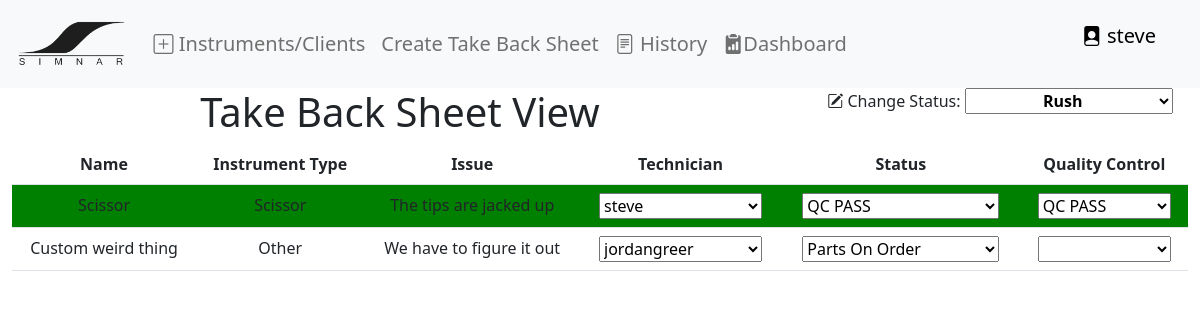
Page /workOrderView/36/ (signed in) on the committed database.
### invoice/models.py (models this page shows, shortened)
class WorkOrders(models.Model):
    STATUS_CHOICES = [
        ('Waiting_on_Assignment', 'Waiting on Assignment'),
        ('Being_Worked_On', 'Being Worked On'),
        ('Ready', 'Ready'),
        ('Delivered', 'Delivered'),
        ('Rush', 'Rush'),
    ]
    workOrder_num = models.AutoField(primary_key=True)
    client = models.ForeignKey(Client, on_delete=models.CASCADE)
    workOrder_date = models.DateField()
    items = models.ManyToManyField(Product, through='WorkorderItem', blank=True)
    status = models.CharField(max_length=25, choices=STATUS_CHOICES, default="Waiting_on_Assignment")
    created_at = models.DateTimeField(auto_now_add=True)
    is_rush = models.BooleanField(default=False)
    return_by = models.DateField(null=True, default=None)
    quote_required = models.BooleanField(default=False)
    specialInstructions = models.CharField(max_length=250, default="", null=True, blank=True)
    created_by = models.CharField(max_length=100, blank=True, null=True)
    color = models.CharField(max_length=100, blank=True, null=True)
    account_contact = models.ForeignKey(ClientContact, on_delete=models.CASCADE, null=True, blank=True)

class WorkOrderItem(models.Model):
    STATUS_CHOICES = [
        ('Waiting_on_Assignment', 'Waiting on Assignment'),
        ('Checked_Out', 'Checked Out'),
        ('Needs_QC', 'Needs QC'),
        ('Parts_On_Order', 'Parts On Order'),
        ('QC_PASS', 'QC PASS'),
        ('QC_FAIL', 'QC FAIL'),
    ]
    QC_STATUS_CHOICES = [
        ('QC_FAIL', 'QC FAIL'),
        ('QC_PASS', 'QC PASS'),
        ('WAITING_QC', 'Waiting On QC'),
        ('NO_QC', '')
    ]
    workOrder = models.ForeignKey(WorkOrders, on_delete=models.CASCADE)
    product = models.ForeignKey(Product, on_delete=models.CASCADE, blank=True, null=True)
    quantity = models.PositiveIntegerField(default=1)
    created_at = models.DateTimeField(auto_now_add=True)
    created_by = models.CharField(max_length=100, blank=True, null=True)
    last_updated_at = models.DateTimeField(auto_now=True)
    description = models.TextField(max_length=35, blank=True, null=True)
    issue = models.TextField(max_length=125, blank=True, null=True)
    mfgnum = models.CharField(max_length=50, blank=True, null=True)
    number = models.CharField(max_length=10, default="", blank=True, null=True)
    status = models.CharField(max_length=25, choices=STATUS_CHOICES, default="Waiting_on_Assignment")
    qc = models.CharField(max_length=20, choices=QC_STATUS_CHOICES, default="NO_QC")
    color = models.ForeignKey(Color, on_delete=models.CASCADE, blank=True, null=True)
    custom_product_name = models.CharField(max_length=200, blank=True, null=True)
    custom_product_description = models.TextField(max_length=100, blank=True, null=True)
    custom_product_price = models.DecimalField(max_digits=10, decimal_places=2, blank=True, null=True)
    technician = models.ForeignKey(User, on_delete=models.CASCADE, null=True, blank=True)

class Product(models.Model):
    name = models.CharField(max_length=100)
    description = models.TextField()
    price = models.DecimalField(max_digits=10, decimal_places=2)
    product_type = models.ForeignKey(ProductType, on_delete=models.CASCADE)
    created_by = models.CharField(max_length=100, blank=True, null=True)
    color = models.ForeignKey(Color, on_delete=models.CASCADE, blank=True, null=True) # i need to get rid of this?
    def __str__(self):
        return self.name

### trackingCard/views.py (the view)
# urls.py: path("workOrderView/<int:workOrder>/", trackingCardViews.workOrderView, name="workOrderView"),
@login_required(login_url='invoice:loginPage')
def workOrderView(request, workOrder):
    workOrder_ = WorkOrders.objects.get(pk=workOrder)
    workOrderItems = WorkOrderItem.objects.filter(workOrder=workOrder)
    choices = [choice[1] for choice in WorkOrders.STATUS_CHOICES]
    site_url = settings.SITE_URL
    initial_list = []
    for i in workOrderItems:
        initial = {
            'status': i.status,
            'qc': i.qc,
            'technician': i.technician.pk if i.technician else None,
            'item_id': i.pk
        }
        initial_list.append(initial)
    form = WorkOrderViewForm(request.POST or None)
    if request.method == 'POST':
        formset = WorkOrderViewFormSet(request.POST)
        if formset.is_valid():
            for form in formset:
                if form.is_valid():
                    status = form.cleaned_data['status']
                    qc = form.cleaned_data['qc']
                    technician = form.cleaned_data['technician']
                    item_id = form.cleaned_data['item_id']
                    item = WorkOrderItem.objects.get(pk=item_id)
                    item.status = status
                    item.qc = qc
                    item.technician = technician
                    item.save()
        else:
            print("invalid")
    else:
        formset = WorkOrderViewFormSet()
    context = {
        'workOrder': workOrder_,
        'workOrderItems': workOrderItems,
        'workOrder_id': workOrder,
        'formset': formset,
        'form': form,
        'site_url': site_url,
        'choices': choices
    }
    return render(request, 'tracking/workOrderView.html', context)

### trackingCard/templates/tracking/workOrderView.html (shortened to what this page needs)
{% extends "base/base.html" %}
{% block content %}
<div class="row" style="text-align: center;">
    <div class="col-8">
        <h1>Take Back Sheet View</h1>
    </div>
    <div class="col-4" >
        <form>
            <label for="status"><i class="bi bi-pencil-square"></i> Change Status:</label>
            <select id="workOrderStatus" name="workOrderStatus" style="font-weight: 700;">
                {% for choice in choices %}
                    <option style="font-weight: 800; text-align: center;" value="{{ choice }}" {% if choice == workOrder.status %}selected{% endif %}>
                        {{ choice }}
                    </option>
                {% endfor %}
            </select>
        </form>
    </div>
</div>
<div class="row" style="text-align: center;">
    <form method="post" id="workOrderViewForm">
        <table class="table">
            <tr>
                <th>Name</th>
                <th>Instrument Type</th>
                <th>Issue</th>
                <th>Technician</th>
                <th>Status</th>
                <th>Quality Control</th>
            </tr>
            {% for i in workOrderItems %}
                <tr class="{% if i.qc == 'QC_FAIL' %}failed{% elif i.qc == 'QC_PASS' %}passed{% endif %}">
                    {% if i.product.id == 2 %}
                        <td>{{i.custom_product_name}}</td>
                    {% else %}
                        <td>{{i.product.name}}</td>
                    {% endif %}
                    <td style="white-space: nowrap;">{{ i.product }}</td>
                    <td>{{i.issue}}</td>
                    <td>
                        <select name="technician" data-item-id="{{ i.id }}">
                            {% for tech_key, tech_value in form.technician.field.choices %}
                                <option value="{{ tech_key }}" {% if i.technician and i.technician.id == tech_key %}selected="selected"{% endif %}>{{ tech_value }}</option>
                            {% endfor %}
                        </select>
                    </td>
                    <td>
                        <select name="status" data-item-id="{{ i.id }}">
                            {% for status_key, status_value in form.status.field.choices %}
                                <option value="{{ status_key }}" {% if i.status == status_key %}selected="selected"{% endif %}>{{ status_value }}</option>
                            {% endfor %}
                        </select>
                    </td>
                    <td>
                        <select  name="qc" data-item-id="{{ i.id }}">
                            {% for qc_key, qc_value in form.qc.field.choices %}
                                <option value="{{ qc_key }}" {% if i.qc == qc_key %}selected="selected"{% endif %}>{{ qc_value }}</option>
                            {% endfor %}
                        </select>
                    </td>
                </tr>
            {% endfor %}
        </table>
    </form>
</div>
{% endblock %}

### invoice/templates/base/base.html (shortened to what this page needs)
{% load static %}
<!DOCTYPE html>
<html lang="en">
<!DOCTYPE html>
<html>
    <head>
        <link href="https://cdn.jsdelivr.net/npm/bootstrap@5.0.2/dist/css/bootstrap.min.css" rel="stylesheet">
        <link rel="stylesheet" href="https://cdn.jsdelivr.net/npm/bootstrap-icons@1.11.1/font/bootstrap-icons.css">
    </head>
<body>
    <nav class="navbar navbar-expand-lg navbar-light bg-light">
        <div class="container-fluid">
            <a class="navbar-brand" href="#">
                <img src="{% static 'img/simnarLogo.png' %}" alt="Simnar Surgical" style="height: 50px;">
            </a>
          <div class="collapse navbar-collapse text-dark navbar-brand" id="navbarSupportedContent">
            <ul class="navbar-nav me-auto mb-2 mb-lg-0">
              <li class="nav-item dropdown">
                <a class="nav-link dropdown-toggle" href="#" id="navbarDropdown" role="button" data-bs-toggle="dropdown" aria-expanded="false">
                    <i class="bi bi-plus-square"></i> Instruments/Clients
                </a>
              </li>
              <li class="nav-item">
                <a class="nav-link" href="{% url 'invoice:createWorkOrder' %}">Create Take Back Sheet</a>
              </li>
              <li class="nav-item">
                <li><a class="nav-link" href="{% url 'invoice:workOrderHistory' %}"><i class="bi bi-file-text"></i> History</a></li>
              </li>
              <li class="nav-item">
                <li><a class="nav-link" href="{% url 'invoice:shopWorkDashboard' %}"><i class="bi bi-clipboard2-data-fill"></i>Dashboard</a></li>
              </li>
            </ul>
            <div class="d-flex">
                {% if user.is_authenticated %}
                    <ul class="nav-item dropdown">
                        <a class="nav-link custom-link" href="#" id="navbarDropdown" role="button" data-bs-toggle="dropdown" aria-expanded="false">
                            <i class="bi bi-file-person-fill"></i> {{ user.username }}
                        </a>
                    </ul>
                {% else %}
                    <a href="{% url 'invoice:loginPage' %}" class="nav-item nav-link custom-link">Login</a>
                {% endif %}
            </div>
          </div>
        </div>
      </nav>
    <div class="container-fluid">
        {% block content %}{% endblock content %}
    </div>
</body>
</html>

### invoice/templates/base/base.html (style rules this page uses)
.dropdown-toggle::after { display: none; }
.custom-link { color: black; text-decoration: none; }

### trackingCard/templates/tracking/workOrderView.html (style rules this page uses)
.passed { background-color: green; }

### rows in the picture
WorkOrders: workOrderStatus "Rush"
WorkOrderItem: product.name "Scissor", product "Scissor", issue "The tips are jacked up", technician "steve", status "QC PASS", qc "QC PASS"
WorkOrderItem: custom_product_name "Custom weird thing", product "Other", issue "We have to figure it out", technician "jordangreer", status "Parts On Order"

### other values in the picture
{{ user.username }} "steve"
